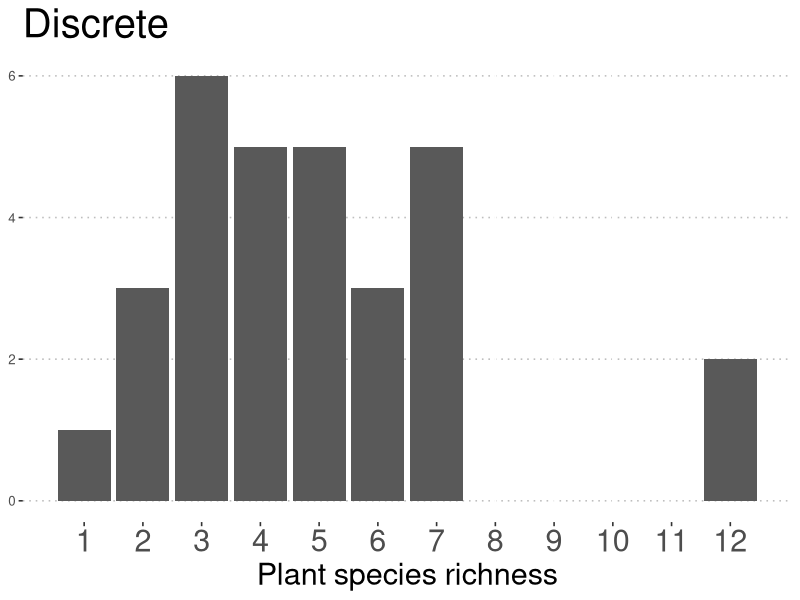
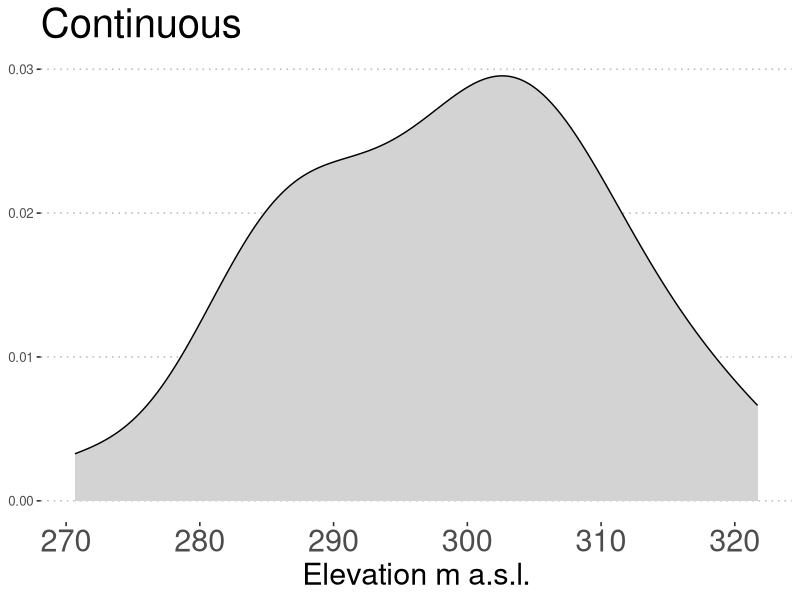
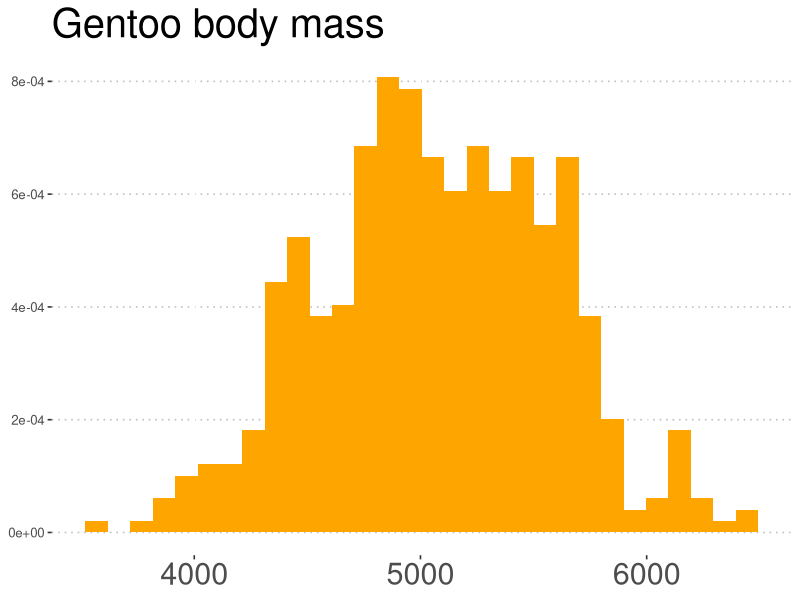
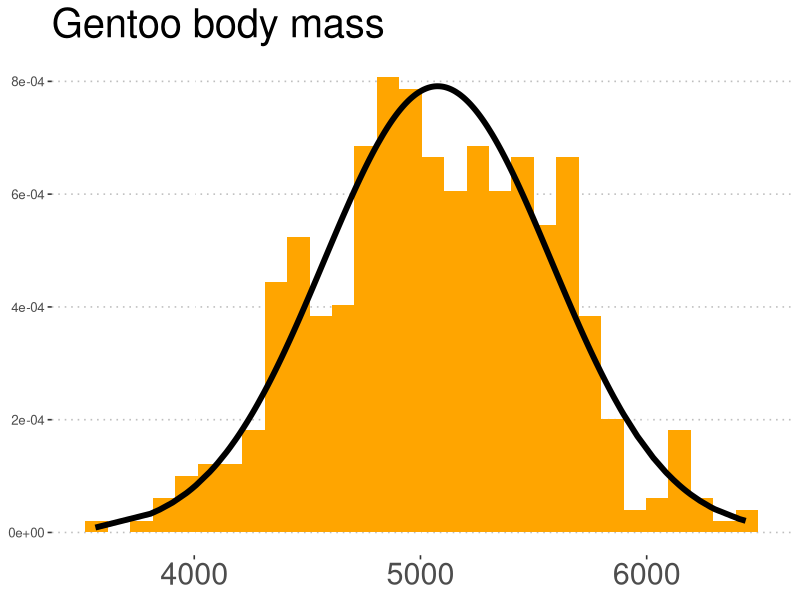
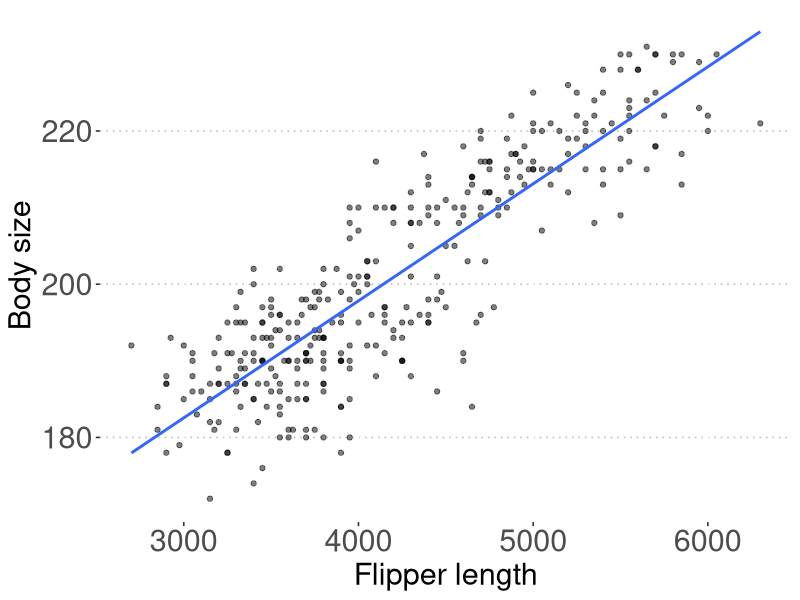
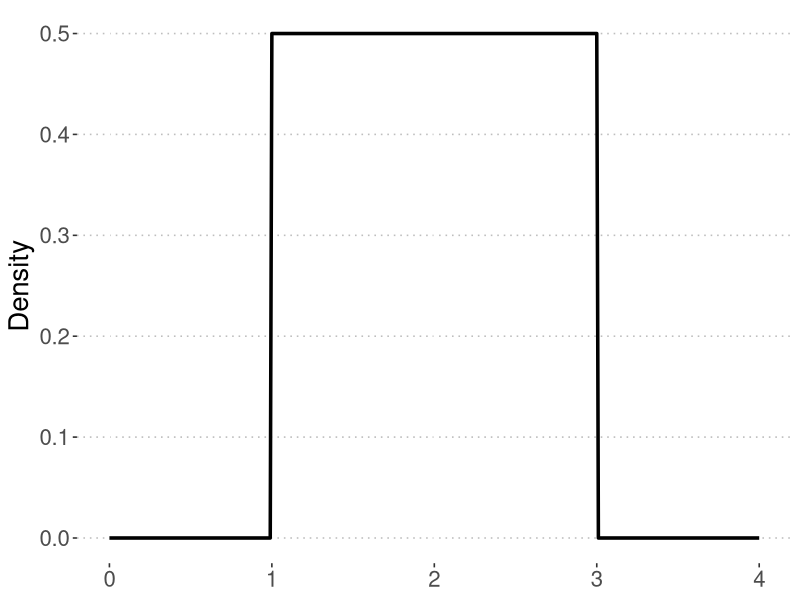
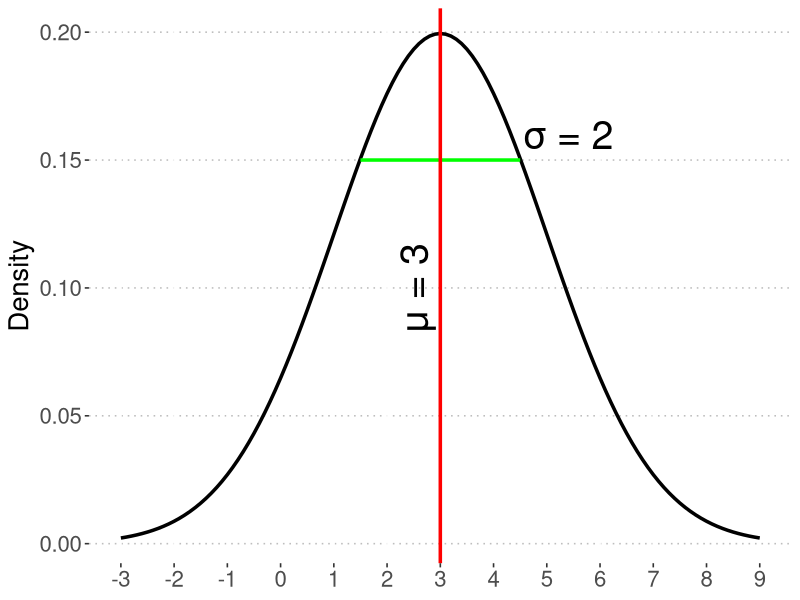
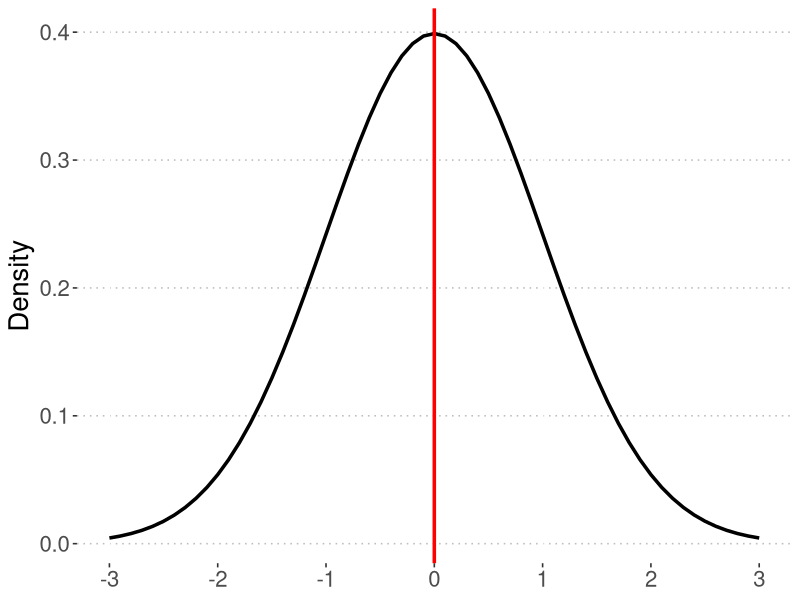

The R script that drew these images, in order:
## ---- chunk 1
library(ggplot2)
library(ggpubr)
library(palmerpenguins)
## ---- chunk 2
set.seed(30)
Df <- data.frame(PA = rbinom(30, 1, .5), Elevation = round(rnorm(30, mean = 300, sd = 10), 2), PlantRichness = rpois(30, 5), Habitat = sample(c("Grassland", "Forest", "Mixed"), 30, replace = T))

knitr::kable(Df[1:10, ])
## ---- chunk 3
ggplot(Df, aes(x = PlantRichness)) +
  geom_bar() + 
  scale_x_continuous(breaks = seq(min(Df$PlantRichness), max(Df$PlantRichness), 1)) +
  ggtitle("Discrete") +
  xlab("Plant species richness") + ylab(NULL) +
  theme_pubclean() +
  theme(title = element_text(size = 24), axis.title.x = element_text(size = 22),
        axis.text.x.bottom = element_text(size = 22))

ggplot(Df, aes(x = Elevation)) +
  geom_density(fill = "lightgrey") + 
  ggtitle("Continuous") +
  xlab("Elevation m a.s.l.") + ylab(NULL) +
  theme_pubclean() +
  theme(title = element_text(size = 24), axis.title.x = element_text(size = 22),
        axis.text.x.bottom = element_text(size = 22))
## ---- chunk 4
data("penguins")

penguins <- as.data.frame(penguins)

PinguMeanBodyMass <- mean(penguins$body_mass_g[penguins$species == "Gentoo"], na.rm = T)

PinguSdBodyMass <- sd(penguins$body_mass_g[penguins$species == "Gentoo"], na.rm = T)

set.seed(10)
PinguBodyMass <- rnorm(500, mean = PinguMeanBodyMass, sd = PinguSdBodyMass) 

PinguBodyMass <- data.frame(ID = seq_along(PinguBodyMass), BodyMass = PinguBodyMass)

PinguBodyMass$BodyMassDens <- with(PinguBodyMass, dnorm(BodyMass, mean = PinguMeanBodyMass, sd = PinguSdBodyMass))

knitr::kable(PinguBodyMass[1:8, c(1, 2)])
## ---- chunk 5
ggplot(PinguBodyMass, aes(x = BodyMass)) +
  geom_histogram(fill = "orange", aes(y = ..density..)) + 
  ggtitle("Gentoo body mass") +
  ylab(NULL) + xlab(NULL) +
  theme_pubclean() +
  theme(title = element_text(size = 24), axis.title.x = element_text(size = 22),
        axis.text.x.bottom = element_text(size = 22))
## ---- chunk 6
ggplot(PinguBodyMass, aes(x = BodyMass)) +
  geom_histogram(fill = "orange", aes(y = ..density..)) +  
  geom_line(aes(x = BodyMass, y = BodyMassDens), col = "black", lwd = 2) +
  ggtitle("Gentoo body mass") +
  ylab(NULL) + xlab(NULL) +
  theme_pubclean() +
  theme(title = element_text(size = 24), axis.title.x = element_text(size = 22),
        axis.text.x.bottom = element_text(size = 22))
## ---- chunk 7
ggplot(penguins, aes(x = body_mass_g, y = flipper_length_mm)) +
  geom_point(alpha = .5, col = "black", fill = "lightgrey") +
  geom_smooth(method = "lm", formula = y ~ x, se = F) +
  xlab("Flipper length") + ylab("Body size") +
  theme_pubclean() +
  theme(title = element_text(size = 24), axis.title = element_text(size = 22),
        axis.text = element_text(size = 22))
## ---- chunk 8
Uniform_dens <- dunif(seq(from = 0, to = 4, by = .01), min = 1, max = 3)
Gaussian_dens <- dnorm(seq(from = 3 - 3*2, to = 3 + 3*2, by = .1), mean = 3, sd = 2)
Znorm_dens <- dnorm(seq(from = - 3, to = 3, by = .1), mean = 0, sd = 1)
Beta_dens1 <- dbeta(seq(from = 0, to = 1, by = .001), shape1 = 0.5, shape2 = 0.5)
Beta_dens2 <- dbeta(seq(from = 0, to = 1, by = .001), shape1 = 2, shape2 = 2)
Tdistr_3_dens <- dt(seq(from = - 4, to = 4, by = .1), df = 3)
Tdistr_30_dens <- dt(seq(from = - 4, to = 4, by = .1), df = 30)
Chi_sq1_dens <- dchisq(seq(from = 0, to = 8, by = .05), df = 1)
Chi_sq4_dens <- dchisq(seq(from = 0, to = 8, by = .05), df = 4)
## ---- chunk 9
ggplot(data = data.frame(y = Uniform_dens, x = seq(from = 0, to = 4, by = .01)),
       aes(y = y, x = x)) +
  geom_line(lwd = 1.2) +
  ylab("Density") + xlab(NULL) +
  scale_x_continuous(breaks = seq(from = 0, to = 4, by = 1)) +
  xlim(c(0, 4)) +
  theme_pubclean() +
  theme(text = element_text(size = 20))
## ---- chunk 10
Scatter_line <- data.frame(y = c(0.15, 0.15), x = c(1.5, 4.5))

ggplot(data = data.frame(y = Gaussian_dens, x = seq(from = 3 - 3*2, to = 3 + 3*2, by = .1)),
       aes(y = y, x = x)) +
  geom_line(lwd = 1.2) +
  geom_line(data = Scatter_line, aes(y = y, x = x), col = "green", lwd = 1.2) +
  geom_vline(xintercept = 3, col = "red", lwd = 1.2) +
  annotate(geom = "text", x = 2.5, y = .1, label = "\u03BC = 3", size = 10, angle = 90) +
  annotate(geom = "text", x = 5.4, y = .16, label = "\u03C3 = 2", size = 10) +
  ylab("Density") + xlab(NULL) +
  scale_x_continuous(breaks = seq(from = 3 - 3*2, to = 3 + 3*2, by = 1)) +
  theme_pubclean() +
  theme(text = element_text(size = 20))
## ---- chunk 11
ggplot(data = data.frame(y = Znorm_dens, x = seq(from = - 3, to = 3, by = .1)),
       aes(y = y, x = x)) +
  geom_line(lwd = 1.2) +
  geom_vline(xintercept = 0, col = "red", lwd = 1.2) +
  ylab("Density") + xlab(NULL) +
  scale_x_continuous(breaks = seq(from = -3, to = 3, by = 1)) +
  theme_pubclean() +
  theme(text = element_text(size = 20))
## ---- chunk 12
ggplot(data = data.frame(y = Beta_dens1, x = seq(from = 0, to = 1, by = .001)),
       aes(y = y, x = x)) +
  geom_line(lwd = 1.2, col = "red") +
  geom_line(data = data.frame(y = Beta_dens2, x = seq(from = 0, to = 1, by = .001)), 
            lwd = 1.2, col = "blue") +
  ylab("Density") + xlab(NULL) +
  scale_x_continuous(breaks = seq(from = 0, to = 1, by = .1)) +
  ylim(c(0, 2.5)) +
  theme_pubclean() +
  theme(text = element_text(size = 20))
## ---- chunk 13
Bernoulli_mass <- dbinom(c(0, 1), size = 1, prob = .7)
Binomial_mass <- dbinom(seq(from = 0, to = 10), size = 10, prob = .7)
Poisson_mass <- dpois(seq(from = 0, to = 30), lambda = 5)
## ---- chunk 14
ggplot(data = data.frame(Proba = Bernoulli_mass, Outcome = as.factor(c(0, 1))),
       aes(x = Outcome, y = Proba)) +
  geom_col() +
  ylab("Probability") + xlab(NULL) +
  ylim(c(0, .9)) +
  theme_pubclean() +
  theme(text = element_text(size = 20))
## ---- chunk 15
ggplot(data = data.frame(Proba = Binomial_mass, Outcome = as.factor(seq(from = 0, to = 10))),
       aes(x = Outcome, y = Proba)) +
  geom_col() +
  ylab("Probability") + xlab(NULL) +
  theme_pubclean() +
  theme(text = element_text(size = 20))
## ---- chunk 16
ggplot(data = data.frame(Proba = Poisson_mass[1:19], Outcome = as.factor(seq(from = 0, to = 18))),
       aes(x = Outcome, y = Proba)) +
  geom_col() +
  ylab("Probability") + xlab(NULL) +
  theme_pubclean() +
  theme(text = element_text(size = 20))
## ---- chunk 17
ggplot(data = data.frame(y = Tdistr_3_dens, x = seq(from = - 4, to = 4, by = .1)),
       aes(y = y, x = x)) +
  geom_line(lwd = 1.2, col = "black") +
  geom_line(data = data.frame(y = Tdistr_30_dens, x = seq(from = - 4, to = 4, by = .1)),
            lwd = 1.2, col = "green") +
  geom_vline(xintercept = 0, col = "red", lwd = 1.2) +
  annotate(geom = "text", x = 2, y = 0.35, label = "n = 3", col = "black", size = 8) +
  annotate(geom = "text", x = 2, y = 0.25, label = "n = 30", col = "green", size = 8) +
  ylab("Density") + xlab(NULL) +
  scale_x_continuous(breaks = seq(from = -4, to = 4, by = 1)) +
  theme_pubclean() +
  theme(text = element_text(size = 20))
## ---- chunk 18
ggplot(data = data.frame(y = Chi_sq1_dens, x = seq(from = 0, to = 8, by = .05)),
       aes(y = y, x = x)) +
  geom_line(lwd = 1.2, col = "black") +
  geom_line(data = data.frame(y = Chi_sq4_dens, x = seq(from = 0, to = 8, by = .05)),
            lwd = 1.2, col = "green") +
  annotate(geom = "text", x = 4, y = 1, label = "n = 1", col = "black", size = 8) +
  annotate(geom = "text", x = 4, y = 0.5, label = "n = 4", col = "green", size = 8) +
  ylab("Density") + xlab(NULL) +
  scale_x_continuous(breaks = seq(from = 0, to = 8, by = 1)) +
  theme_pubclean() +
  theme(text = element_text(size = 20))
